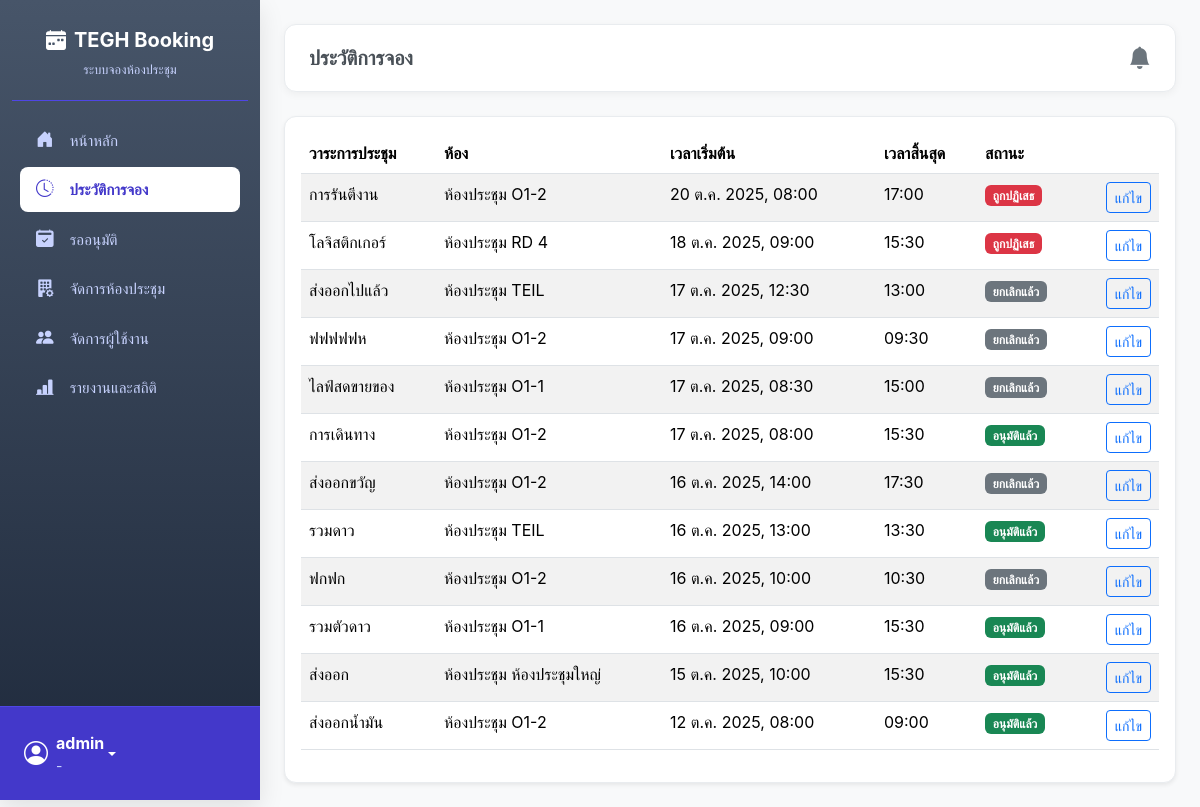
Page /history/ (signed in) on the committed database.
### booking/models.py (models this page shows, shortened)
class Booking(models.Model):
    STATUS_CHOICES = [
        ('PENDING', 'รออนุมัติ'), ('APPROVED', 'อนุมัติแล้ว'),
        ('REJECTED', 'ถูกปฏิเสธ'), ('CANCELLED', 'ยกเลิกแล้ว'),
    ]
    room = models.ForeignKey(Room, verbose_name="ห้องประชุม", on_delete=models.CASCADE, related_name='bookings')
    booked_by = models.ForeignKey(User, verbose_name="ผู้จอง", on_delete=models.CASCADE, related_name='bookings_made')
    title = models.CharField("หัวข้อการประชุม", max_length=200)
    start_time = models.DateTimeField("เวลาเริ่มต้น", default=timezone.now)
    end_time = models.DateTimeField("เวลาสิ้นสุด", default=timezone.now)
    participant_count = models.PositiveIntegerField("จำนวนผู้เข้าร่วม (ตัวเลข)", default=1)
    participants = models.ManyToManyField(
        User,
        verbose_name="ผู้เข้าร่วม (จาก AD/User)",
        related_name='participating_bookings',
        blank=True
    )
    external_participants = models.TextField(
        "รายชื่อผู้เข้าร่วม (ภายนอก)",
        blank=True, null=True,
        help_text="สำหรับแขก หรือผู้ที่ไม่มีบัญชีในระบบ (พิมพ์ชื่อ คั่นด้วยจุลภาค หรือขึ้นบรรทัดใหม่)"
    )
    equipment = models.ManyToManyField(
        Equipment,
        verbose_name="อุปกรณ์ที่ต้องการ",
        blank=True
    )
    attachment = models.FileField(
        "ไฟล์แนบประกอบ",
        upload_to='booking_attachments/%Y/%m/',
        blank=True, null=True
    )
    status = models.CharField("สถานะ", max_length=10, choices=STATUS_CHOICES, default='PENDING')
    created_at = models.DateTimeField(auto_now_add=True)
    chairman = models.CharField("ประธานในที่ประชุม", max_length=150, blank=True, null=True)
    department = models.CharField("แผนกผู้จอง", max_length=100, blank=True, null=True)
    description = models.TextField("รายละเอียด/วาระ", blank=True, null=True)
    presentation_file = models.FileField("ไฟล์นำเสนอ", upload_to='presentation_files/', blank=True, null=True)
    additional_requests = models.TextField("คำขอเพิ่มเติม", blank=True, null=True)
    additional_notes = models.TextField("หมายเหตุ", blank=True, null=True)
    class Meta:
        ordering = ['-start_time']
        verbose_name = "การจอง"
        verbose_name_plural = "รายการจองทั้งหมด"

class Room(models.Model):
    name = models.CharField("ชื่อห้องประชุม", max_length=100, unique=True)
    capacity = models.PositiveIntegerField("ความจุ (คน)", default=1)
    building = models.CharField("อาคาร", max_length=50, blank=True, null=True)
    floor = models.CharField("ชั้น", max_length=20, blank=True, null=True)
    equipment_in_room = models.TextField("อุปกรณ์ภายในห้อง (อื่นๆ)", blank=True, null=True) # Field สำหรับพิมพ์อุปกรณ์อื่นๆ
    image = models.ImageField("รูปภาพห้องประชุม", upload_to='room_images/', blank=True, null=True)
    class Meta:
        verbose_name = "ห้องประชุม"
        verbose_name_plural = "ห้องประชุม"
        ordering = ['name']

### booking/views.py (the view, shortened to what this page needs)
# urls.py: path('history/', views.history_view, name='history'),
@login_required
def history_view(request):
    bookings = Booking.objects.filter(booked_by=request.user).select_related('room').order_by('-start_time')
    date_f = request.GET.get('date'); room_f = request.GET.get('room'); status_f = request.GET.get('status')
    try:
        if date_f: bookings = bookings.filter(start_time__date=datetime.strptime(date_f, '%Y-%m-%d').date())
    except ValueError:
        messages.warning(request, "รูปแบบวันที่ไม่ถูกต้อง กรุณาใช้ YYYY-MM-DD")
        date_f = None
    if status_f and status_f in dict(Booking.STATUS_CHOICES):
        bookings = bookings.filter(status=status_f)
    elif status_f:
        messages.warning(request, "สถานะการจองไม่ถูกต้อง")
        status_f = None
    context = {
        'my_bookings': bookings,
        'all_rooms': Room.objects.all().order_by('name'),
        'status_choices': Booking.STATUS_CHOICES,
        'current_date': date_f,
        'current_room': room_f,
        'current_status': status_f,
     }
    return render(request, 'pages/history.html', context)

### booking/views.py (called while the page is built)
def is_admin(user):
    return user.is_authenticated and (user.is_superuser or user.groups.filter(name='Admin').exists())

def is_approver_or_admin(user):
    return user.is_authenticated and (user.is_superuser or user.groups.filter(name__in=['Approver', 'Admin']).exists())

### templates/pages/history.html (shortened to what this page needs)
{% extends 'base.html' %}
{% block page_title %}ประวัติการจอง{% endblock %}
{% block content %}
<div class="card shadow-sm">
    <div class="card-body">
        <div class="table-responsive">
            <table class="table table-striped table-hover">
                <thead>
                    <tr>
                        <th>วาระการประชุม</th>
                        <th>ห้อง</th>
                        <th>เวลาเริ่มต้น</th>
                        <th>เวลาสิ้นสุด</th>
                        <th>สถานะ</th>
                        <th></th>
                    </tr>
                </thead>
                <tbody>
                    {% for booking in my_bookings %}
                    <tr>
                        <td>{{ booking.title }}</td>
                        <td>{{ booking.room.name }}</td>
                        <td>{{ booking.start_time|date:"d M Y, H:i" }}</td>
                        <td>{{ booking.end_time|date:"H:i" }}</td>
                        <td>
                            {% if booking.status == 'APPROVED' %}<span class="badge bg-success">{{ booking.get_status_display }}</span>
                            {% elif booking.status == 'PENDING' %}<span class="badge bg-warning text-dark">{{ booking.get_status_display }}</span>
                            {% elif booking.status == 'REJECTED' %}<span class="badge bg-danger">{{ booking.get_status_display }}</span>
                            {% else %}<span class="badge bg-secondary">{{ booking.get_status_display }}</span>
                            {% endif %}
                        </td>
                        <td class="text-end">
                            <a href="{% url 'edit_booking' booking.id %}" class="btn btn-sm btn-outline-primary">แก้ไข</a>
                        </td>
                    </tr>
                    {% empty %}
                    <tr>
                        <td colspan="6" class="text-center text-muted">ไม่พบประวัติการจอง</td>
                    </tr>
                    {% endfor %}
                </tbody>
            </table>
        </div>
    </div>
</div>
{% endblock %}

### templates/base.html (shortened to what this page needs)
{% load static %}
<!DOCTYPE html>
<html lang="th">
<head>
    <link href="https://cdn.jsdelivr.net/npm/bootstrap@5.3.3/dist/css/bootstrap.min.css" rel="stylesheet" ...>
    <link rel="stylesheet" href="https://cdn.jsdelivr.net/npm/bootstrap-icons@1.11.3/font/bootstrap-icons.min.css">
    <link href="https://cdn.jsdelivr.net/npm/select2@4.1.0-rc.0/dist/css/select2.min.css" rel="stylesheet" />
    <link rel="stylesheet" href="https://cdn.jsdelivr.net/npm/select2-bootstrap-5-theme@1.3.0/dist/select2-bootstrap-5-theme.min.css" />
    <link rel="stylesheet" href="{% static 'css/theme.css' %}">
</head>
<body>
    <nav class="sidebar">
        <div class="sidebar-header">
            <h5 class="fw-bold"><i class="bi bi-calendar-week-fill me-2"></i>TEGH Booking</h5>
            <small class="text-muted">ระบบจองห้องประชุม</small>
        </div>
        <div class="flex-grow-1" style="overflow-y: auto;">
            <ul class="nav flex-column p-2">
                 {% for item in menu_items %}
                    {% if item.show %}
                        <li class="nav-item">
                            <a class="nav-link {% if item.active %}active{% endif %} d-flex justify-content-between align-items-center" href="{% url item.url_name %}">
                                <span>
                                    <i class="{{ item.icon }}"></i> {{ item.label }}
                                </span>
                            </a>
                        </li>
                     {% endif %}
                {% endfor %}
            </ul>
        </div>
        <div class="sidebar-footer">
            {% if user.is_authenticated %}
            <div class="dropdown">
                <a href="#" class="text-white text-decoration-none dropdown-toggle" id="dropdownUser1" data-bs-toggle="dropdown" aria-expanded="false">
                    <i class="bi bi-person-circle fs-4 me-2"></i>
                    <div class="text-start">
                        <strong>{{ user.get_full_name|default:user.username }}</strong>
                        <div class="small">{{ user.email|default:"-" }}</div>
                    </div>
                </a>
            </div>
            {% endif %}
        </div>
    </nav>
    <main class="main-content-wrapper flex-grow-1">
        <div class="page-header">
            <h5 class="mb-0">{% block page_title %}หน้าจองห้องประชุม{% endblock %}</h5>
            <div>
                {% if user.is_authenticated and is_admin_user %}
                <div class="dropdown">
                    <a href="#" class="header-notification-bell"
                       id="notificationBell"
                       data-bs-toggle="dropdown"
                       aria-expanded="false"
                       title="รายการแจ้งเตือน">
                        <i class="bi bi-bell-fill"></i>
                    </a>
                </div>
                {% endif %}
            </div>
        </div>
        {% block content %}{% endblock %}
    </main>
</body>
</html>

### static/css/theme.css (style rules this page uses)
body { background-color: #f8fafc; font-family: 'Prompt', sans-serif; min-height: 100vh; display: flex; }
.sidebar { width: 260px; min-width: 260px; height: 100vh; position: fixed; top: 0; left: 0; z-index: 1030; color: white; background-image: linear-gradient(to bottom, #475569, #1e293b); display: flex; flex-direction: column; box-shadow: 2px 0 5px rgba(0,0,0,0.1); transition: margin-left 0.3s ease; }
.sidebar-header { border-bottom: 1px solid rgba(255, 255, 255, 0.15); flex-shrink: 0; }
.sidebar-footer { border-top: 1px solid rgba(255, 255, 255, 0.15); margin-top: auto; flex-shrink: 0; }
main.flex-grow-1 { overflow-y: auto; box-sizing: border-box; }
.card { border-radius: 0.75rem; border: 1px solid #e9ecef; box-shadow: 0 1px 3px rgba(0,0,0,.04); }

### templates/base.html (style rules this page uses)
body { display: flex; min-height: 100vh; background-color: #f8f9fa; font-family: -apple-system, BlinkMacSystemFont, "Segoe UI", Roboto, "Helvetica Neue", Arial, "Noto Sans", sans-serif; }
.sidebar { width: 260px; min-height: 100vh; background-color: #4338ca; color: #c7d2fe; position: fixed; top: 0; left: 0; bottom: 0; z-index: 100; padding: 0.75rem; box-shadow: 0 0.5rem 1.5rem rgba(0,0,0,.1); }
.sidebar .sidebar-header { padding: 1rem 1rem 1.25rem 1rem; margin-bottom: 0.5rem; color: #fff; text-align: center; border-bottom: 1px solid #4f46e5; }
.sidebar .sidebar-header h5 { margin-bottom: 0.25rem; }
.sidebar .sidebar-header small { font-size: 0.8rem; color: #c7d2fe !important; }
.sidebar .nav-link { color: #c7d2fe; padding: 0.6rem 1rem; font-size: 0.95rem; font-weight: 500; border-radius: 0.5rem; margin-bottom: 0.25rem; transition: background-color 0.2s ease, color 0.2s ease; }
.sidebar .nav-link i { margin-right: 0.75rem; width: 22px; text-align: center; font-size: 1.1rem; }
.sidebar .nav-link.active { color: #4338ca; font-weight: 600; background-color: #ffffff; }
.sidebar .nav-link.active i { color: #4338ca !important; }
.sidebar .sidebar-footer { position: absolute; bottom: 0; left: 0; width: 100%; padding: 1rem 0.75rem; border-top: 1px solid #4f46e5; background-color: #4338ca; }
.sidebar-footer .dropdown-toggle { display: flex; align-items: center; width: 100%; padding: 0.5rem 0.75rem; border-radius: 0.5rem; transition: background-color 0.2s ease; color: #fff !important; }
.sidebar-footer .dropdown-toggle .small { color: #c7d2fe !important; }
.main-content-wrapper { margin-left: 260px; padding: 1.5rem; width: calc(100% - 260px); flex-grow: 1; }
.page-header { background-color: #fff; padding: 1rem 1.5rem; margin-bottom: 1.5rem; border-radius: 0.75rem; box-shadow: 0 0.125rem 0.5rem rgba(0, 0, 0, 0.05); border: 1px solid #e9ecef; display: flex; justify-content: space-between; align-items: center; }
.page-header h5 { margin-bottom: 0; color: #495057; font-weight: 600; }
.header-notification-bell { font-size: 1.4rem; color: #6c757d; position: relative; text-decoration: none; transition: color 0.2s ease; }

### rows in the picture
Booking: title "การรันตีงาน", room.name "ห้องประชุม O1-2", start_time "20 ต.ค. 2025, 08:00", end_time "17:00", status "ถูกปฏิเสธ"
Booking: title "โลจิสติกเกอร์", room.name "ห้องประชุม RD 4", start_time "18 ต.ค. 2025, 09:00", end_time "15:30", status "ถูกปฏิเสธ"
Booking: title "ส่งออกไปแล้ว", room.name "ห้องประชุม TEIL", start_time "17 ต.ค. 2025, 12:30", end_time "13:00", status "ยกเลิกแล้ว"
Booking: title "ฟฟฟฟฟห", room.name "ห้องประชุม O1-2", start_time "17 ต.ค. 2025, 09:00", end_time "09:30", status "ยกเลิกแล้ว"
Booking: title "ไลฟ์สดขายของ", room.name "ห้องประชุม O1-1", start_time "17 ต.ค. 2025, 08:30", end_time "15:00", status "ยกเลิกแล้ว"
Booking: title "การเดินทาง", room.name "ห้องประชุม O1-2", start_time "17 ต.ค. 2025, 08:00", end_time "15:30", status "อนุมัติแล้ว"
Booking: title "ส่งออกขวัญ", room.name "ห้องประชุม O1-2", start_time "16 ต.ค. 2025, 14:00", end_time "17:30", status "ยกเลิกแล้ว"
Booking: title "รวมดาว", room.name "ห้องประชุม TEIL", start_time "16 ต.ค. 2025, 13:00", end_time "13:30", status "อนุมัติแล้ว"
Booking: title "ฟกฟก", room.name "ห้องประชุม O1-2", start_time "16 ต.ค. 2025, 10:00", end_time "10:30", status "ยกเลิกแล้ว"
Booking: title "รวมตัวดาว", room.name "ห้องประชุม O1-1", start_time "16 ต.ค. 2025, 09:00", end_time "15:30", status "อนุมัติแล้ว"
Booking: title "ส่งออก", room.name "ห้องประชุม ห้องประชุมใหญ่", start_time "15 ต.ค. 2025, 10:00", end_time "15:30", status "อนุมัติแล้ว"
Booking: title "ส่งออกน้ำมัน", room.name "ห้องประชุม O1-2", start_time "12 ต.ค. 2025, 08:00", end_time "09:00", status "อนุมัติแล้ว"

### other values in the picture
{{ item.label }} "หน้าหลัก" "ประวัติการจอง" "รออนุมัติ" "จัดการห้องประชุม" "จัดการผู้ใช้งาน" "รายงานและสถิติ"
{{ user.get_full_name|default:user.username }} "admin"
{{ user.email|default:"-" }} "-"
